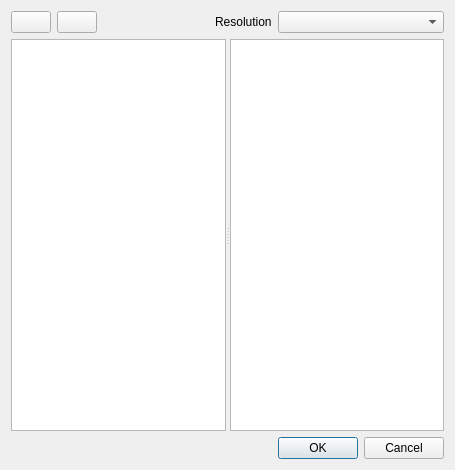
<?xml version="1.0" encoding="UTF-8"?>
<ui version="4.0">
 <class>GradientDialog</class>
 <widget class="QDialog" name="GradientDialog">
  <property name="geometry">
   <rect>
    <x>0</x>
    <y>0</y>
    <width>455</width>
    <height>470</height>
   </rect>
  </property>
  <property name="windowTitle">
   <string>Dialog</string>
  </property>
  <layout class="QGridLayout" name="gridLayout">
   <item row="0" column="0">
    <widget class="QPushButton" name="add_pushButton">
     <property name="text">
      <string/>
     </property>
     <property name="icon">
      <iconset resource="res.qrc">
       <normaloff>:/add.png</normaloff>:/add.png</iconset>
     </property>
    </widget>
   </item>
   <item row="0" column="3">
    <widget class="QLabel" name="label">
     <property name="text">
      <string>Resolution</string>
     </property>
    </widget>
   </item>
   <item row="0" column="2">
    <spacer name="horizontalSpacer">
     <property name="orientation">
      <enum>Qt::Horizontal</enum>
     </property>
     <property name="sizeHint" stdset="0">
      <size>
       <width>131</width>
       <height>20</height>
      </size>
     </property>
    </spacer>
   </item>
   <item row="0" column="4">
    <widget class="QComboBox" name="resolution_comboBox"/>
   </item>
   <item row="0" column="1">
    <widget class="QPushButton" name="remove_pushButton">
     <property name="text">
      <string/>
     </property>
     <property name="icon">
      <iconset resource="res.qrc">
       <normaloff>:/remove.png</normaloff>:/remove.png</iconset>
     </property>
    </widget>
   </item>
   <item row="1" column="0" colspan="5">
    <widget class="QSplitter" name="splitter">
     <property name="orientation">
      <enum>Qt::Horizontal</enum>
     </property>
     <widget class="QTableView" name="tableView"/>
     <widget class="QGraphicsView" name="graphicsView"/>
    </widget>
   </item>
   <item row="2" column="4">
    <widget class="QDialogButtonBox" name="buttonBox">
     <property name="standardButtons">
      <set>QDialogButtonBox::Cancel|QDialogButtonBox::Ok</set>
     </property>
    </widget>
   </item>
  </layout>
 </widget>
 <resources>
  <include location="res.qrc"/>
 </resources>
 <connections/>
</ui>
